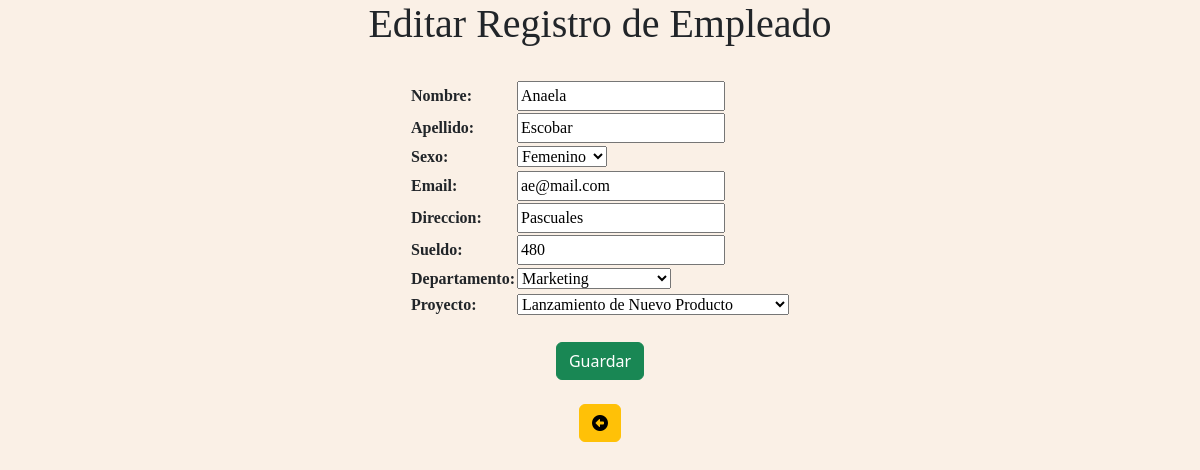
The app's page /editar_empleado/5 with its own data.
### empleados/models.py (models this page shows, shortened)
class Empleado(models.Model):
    SEXO = [
        ("M", "Masculino"),
        ("F", "Femenino"),
    ]
    nombre = models.CharField(max_length=50)
    apellido = models.CharField(max_length=50)
    sexo = models.CharField(max_length=1, choices=SEXO, null=True)
    email = models.CharField(max_length=50)
    direccion = models.CharField(max_length=100)
    sueldo = models.IntegerField(null=True)
    departamento = models.ForeignKey(Departamento, on_delete=models.SET_NULL, null=True)
    proyecto = models.ForeignKey(Proyecto, on_delete=models.SET_NULL, null=True)

class Departamento(models.Model):
    codigo = models.CharField(max_length=10)
    nombre = models.CharField(max_length=50)
    jefe = models.CharField(max_length=50)
    def __str__(self):
        return f'{self.nombre}'

class Proyecto(models.Model):
    codigo = models.CharField(max_length=10)
    nombre = models.CharField(max_length=200)
    fecha_inicio = models.DateField(null=True)
    fecha_fin = models.DateField(null=True)
    cliente = models.CharField(max_length=50)
    def __str__(self):
        return f'{self.nombre}'

### empleados/views.py (the view)
# urls.py: path('editar_empleado/<int:idEmpleado>', editar_empleado),
def editar_empleado(request, idEmpleado):
    pagina = loader.get_template('editar_empleado.html')
    empleado = get_object_or_404(Empleado, pk=idEmpleado)
    if request.method == 'GET':
        formulario = EmpleadoFormulario(instance=empleado)
    elif request.method == 'POST':
        formulario = EmpleadoFormulario(request.POST, instance=empleado)
        if formulario.is_valid():
            formulario.save()
            return redirect('inicio')
    mensaje = {'formulario': formulario}
    return HttpResponse(pagina.render(mensaje, request))

### empleados/forms.py
class EmpleadoFormulario(ModelForm):
    class Meta:
        model = Empleado
        fields = ('nombre', 'apellido','sexo', 'email','direccion', 'sueldo', 'departamento', 'proyecto')
        widgets = {
            'email': EmailInput(attrs={'type': 'email'})
        }

### empleados/templates/editar_empleado.html (shortened to what this page needs)
<!DOCTYPE html>
<html lang="en">
<head>
    {% load static %}
    <link href="https://cdn.jsdelivr.net/npm/bootstrap@5.3.0/dist/css/bootstrap.min.css" rel="stylesheet">
    <link href="{% static 'fontawesomefree/css/fontawesome.css' %}" rel="stylesheet" type="text/css">
    <link href="{% static 'fontawesomefree/css/brands.css' %}" rel="stylesheet" type="text/css">
    <link href="{% static 'fontawesomefree/css/solid.css' %}" rel="stylesheet" type="text/css">
</head>
<body>
    <div class="panel panel-primary" align="center">
        <h1>Editar Registro de Empleado</h1>
        <br>
    </div>
    <div class="table-responsive" align="center">
        <form method="POST">
           <table>
             {{formulario}}
           </table>
            <br>
               <input type="submit" class="btn btn-success" value="Guardar">
        </form>
    </div>
    <br>
    <div align="center">
        <a class="btn btn-warning" href="{%url 'inicio'%}"><i class="fa-solid fa-circle-left"></i></a>
    </div>
</body>
</html>

### empleados/templates/editar_empleado.html (style rules this page uses)
body { background-color:Linen; }
h1 { font-family:Footlight MT Light }
table { font-family:Footlight MT Light }

### records on screen
Empleado: nombre "Anaela", apellido "Escobar", sexo "Femenino", email "ae@mail.com", direccion "Pascuales", sueldo "480", departamento "Marketing", proyecto "Lanzamiento de Nuevo Producto"
